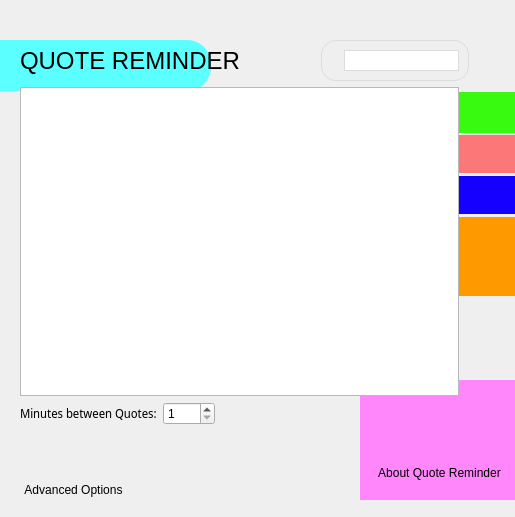
<?xml version="1.0" encoding="UTF-8"?>
<ui version="4.0">
 <class>MainWindow</class>
 <widget class="QMainWindow" name="MainWindow">
  <property name="enabled">
   <bool>true</bool>
  </property>
  <property name="geometry">
   <rect>
    <x>0</x>
    <y>0</y>
    <width>515</width>
    <height>517</height>
   </rect>
  </property>
  <property name="font">
   <font>
    <italic>false</italic>
    <strikeout>false</strikeout>
   </font>
  </property>
  <property name="windowTitle">
   <string>QuoteRemainder</string>
  </property>
  <property name="windowIcon">
   <iconset resource="resources.qrc">
    <normaloff>:/Icons/favicon.ico</normaloff>:/Icons/favicon.ico</iconset>
  </property>
  <property name="styleSheet">
   <string notr="true"/>
  </property>
  <property name="toolButtonStyle">
   <enum>Qt::ToolButtonIconOnly</enum>
  </property>
  <widget class="QWidget" name="centralwidget">
   <widget class="QWidget" name="layoutWidget">
    <property name="geometry">
     <rect>
      <x>20</x>
      <y>40</y>
      <width>485</width>
      <height>461</height>
     </rect>
    </property>
    <layout class="QGridLayout" name="gridLayout">
     <item row="0" column="0">
      <layout class="QHBoxLayout" name="horizontalLayout">
       <item alignment="Qt::AlignHCenter">
        <widget class="QLabel" name="QuoteLabel">
         <property name="font">
          <font>
           <pointsize>18</pointsize>
           <italic>false</italic>
           <strikeout>false</strikeout>
          </font>
         </property>
         <property name="text">
          <string>QUOTE REMINDER</string>
         </property>
         <property name="textFormat">
          <enum>Qt::AutoText</enum>
         </property>
        </widget>
       </item>
       <item>
        <spacer name="horizontalSpacer">
         <property name="orientation">
          <enum>Qt::Horizontal</enum>
         </property>
         <property name="sizeHint" stdset="0">
          <size>
           <width>100</width>
           <height>20</height>
          </size>
         </property>
        </spacer>
       </item>
       <item>
        <widget class="QFrame" name="frame">
         <property name="sizePolicy">
          <sizepolicy hsizetype="Preferred" vsizetype="Preferred">
           <horstretch>0</horstretch>
           <verstretch>0</verstretch>
          </sizepolicy>
         </property>
         <property name="styleSheet">
          <string notr="true">border: 1px solid #dadce0; border-radius: 15px;</string>
         </property>
         <property name="frameShape">
          <enum>QFrame::NoFrame</enum>
         </property>
         <property name="frameShadow">
          <enum>QFrame::Raised</enum>
         </property>
         <layout class="QHBoxLayout" name="horizontalLayout_3">
          <item>
           <widget class="QLabel" name="searchicon">
            <property name="enabled">
             <bool>true</bool>
            </property>
            <property name="font">
             <font>
              <kerning>true</kerning>
             </font>
            </property>
            <property name="styleSheet">
             <string notr="true">border: none</string>
            </property>
            <property name="frameShape">
             <enum>QFrame::NoFrame</enum>
            </property>
            <property name="lineWidth">
             <number>0</number>
            </property>
            <property name="text">
             <string/>
            </property>
            <property name="pixmap">
             <pixmap resource="resources.qrc">:/Icons/baseline_search_black_20.ico</pixmap>
            </property>
           </widget>
          </item>
          <item>
           <widget class="QLineEdit" name="SearchBar">
            <property name="minimumSize">
             <size>
              <width>115</width>
              <height>0</height>
             </size>
            </property>
            <property name="font">
             <font>
              <family>Noto Sans Display</family>
             </font>
            </property>
            <property name="frame">
             <bool>false</bool>
            </property>
            <property name="clearButtonEnabled">
             <bool>false</bool>
            </property>
           </widget>
          </item>
         </layout>
        </widget>
       </item>
       <item>
        <spacer name="horizontalSpacer_2">
         <property name="orientation">
          <enum>Qt::Horizontal</enum>
         </property>
         <property name="sizeHint" stdset="0">
          <size>
           <width>60</width>
           <height>20</height>
          </size>
         </property>
        </spacer>
       </item>
       <item>
        <layout class="QHBoxLayout" name="horizontalLayout_2"/>
       </item>
      </layout>
     </item>
     <item row="1" column="0">
      <layout class="QHBoxLayout" name="horizontalLayout_4">
       <item>
        <widget class="QListView" name="ListView">
         <property name="font">
          <font>
           <family>Noto Sans Display</family>
           <pointsize>11</pointsize>
           <italic>false</italic>
           <strikeout>false</strikeout>
          </font>
         </property>
         <property name="editTriggers">
          <set>QAbstractItemView::EditKeyPressed</set>
         </property>
         <property name="dragEnabled">
          <bool>false</bool>
         </property>
         <property name="dragDropMode">
          <enum>QAbstractItemView::NoDragDrop</enum>
         </property>
         <property name="defaultDropAction">
          <enum>Qt::IgnoreAction</enum>
         </property>
         <property name="textElideMode">
          <enum>Qt::ElideNone</enum>
         </property>
         <property name="resizeMode">
          <enum>QListView::Adjust</enum>
         </property>
         <property name="spacing">
          <number>7</number>
         </property>
         <property name="wordWrap">
          <bool>true</bool>
         </property>
        </widget>
       </item>
       <item>
        <layout class="QVBoxLayout" name="verticalLayout_2">
         <item>
          <widget class="QPushButton" name="AddButton">
           <property name="text">
            <string/>
           </property>
           <property name="icon">
            <iconset resource="resources.qrc">
             <normaloff>:/Icons/add_FILL0_wght400_GRAD0_opsz24.png</normaloff>:/Icons/add_FILL0_wght400_GRAD0_opsz24.png</iconset>
           </property>
           <property name="iconSize">
            <size>
             <width>16</width>
             <height>25</height>
            </size>
           </property>
           <property name="flat">
            <bool>true</bool>
           </property>
          </widget>
         </item>
         <item>
          <widget class="QPushButton" name="RemoveButton">
           <property name="text">
            <string/>
           </property>
           <property name="icon">
            <iconset resource="resources.qrc">
             <normaloff>:/Icons/remove_FILL0_wght400_GRAD0_opsz24.png</normaloff>:/Icons/remove_FILL0_wght400_GRAD0_opsz24.png</iconset>
           </property>
           <property name="iconSize">
            <size>
             <width>15</width>
             <height>25</height>
            </size>
           </property>
           <property name="flat">
            <bool>true</bool>
           </property>
          </widget>
         </item>
         <item>
          <widget class="QPushButton" name="EditButton">
           <property name="text">
            <string/>
           </property>
           <property name="icon">
            <iconset resource="resources.qrc">
             <normaloff>:/Icons/edit.png</normaloff>:/Icons/edit.png</iconset>
           </property>
           <property name="iconSize">
            <size>
             <width>16</width>
             <height>25</height>
            </size>
           </property>
           <property name="flat">
            <bool>true</bool>
           </property>
          </widget>
         </item>
         <item>
          <widget class="QPushButton" name="UpButton">
           <property name="text">
            <string/>
           </property>
           <property name="icon">
            <iconset resource="resources.qrc">
             <normaloff>:/Icons/expand_less_FILL0_wght400_GRAD0_opsz24.png</normaloff>:/Icons/expand_less_FILL0_wght400_GRAD0_opsz24.png</iconset>
           </property>
           <property name="iconSize">
            <size>
             <width>16</width>
             <height>25</height>
            </size>
           </property>
           <property name="flat">
            <bool>true</bool>
           </property>
          </widget>
         </item>
         <item>
          <widget class="QPushButton" name="DownButton">
           <property name="text">
            <string/>
           </property>
           <property name="icon">
            <iconset resource="resources.qrc">
             <normaloff>:/Icons/keyboard_arrow_down_FILL0_wght400_GRAD0_opsz24.png</normaloff>:/Icons/keyboard_arrow_down_FILL0_wght400_GRAD0_opsz24.png</iconset>
           </property>
           <property name="iconSize">
            <size>
             <width>16</width>
             <height>25</height>
            </size>
           </property>
           <property name="flat">
            <bool>true</bool>
           </property>
          </widget>
         </item>
         <item>
          <spacer name="verticalSpacer">
           <property name="orientation">
            <enum>Qt::Vertical</enum>
           </property>
           <property name="sizeHint" stdset="0">
            <size>
             <width>20</width>
             <height>40</height>
            </size>
           </property>
          </spacer>
         </item>
        </layout>
       </item>
      </layout>
     </item>
     <item row="2" column="0">
      <layout class="QHBoxLayout" name="horizontalLayout_7">
       <item>
        <layout class="QVBoxLayout" name="verticalLayout_9">
         <item>
          <layout class="QHBoxLayout" name="horizontalLayout_11">
           <item>
            <widget class="QLabel" name="MinutesLabel">
             <property name="font">
              <font>
               <family>Noto Sans Display</family>
               <italic>false</italic>
               <strikeout>false</strikeout>
              </font>
             </property>
             <property name="text">
              <string>Minutes between Quotes:</string>
             </property>
            </widget>
           </item>
           <item>
            <widget class="QSpinBox" name="MinutesSpinBox">
             <property name="maximumSize">
              <size>
               <width>52</width>
               <height>16777215</height>
              </size>
             </property>
             <property name="minimum">
              <number>1</number>
             </property>
             <property name="maximum">
              <number>9999</number>
             </property>
            </widget>
           </item>
          </layout>
         </item>
         <item>
          <spacer name="verticalSpacer_2">
           <property name="orientation">
            <enum>Qt::Vertical</enum>
           </property>
           <property name="sizeType">
            <enum>QSizePolicy::Fixed</enum>
           </property>
           <property name="sizeHint" stdset="0">
            <size>
             <width>20</width>
             <height>48</height>
            </size>
           </property>
          </spacer>
         </item>
         <item>
          <layout class="QVBoxLayout" name="verticalLayout_7">
           <item>
            <layout class="QHBoxLayout" name="horizontalLayout_6">
             <item>
              <widget class="QPushButton" name="OptionsButton">
               <property name="maximumSize">
                <size>
                 <width>120</width>
                 <height>16777215</height>
                </size>
               </property>
               <property name="text">
                <string>Advanced Options</string>
               </property>
               <property name="iconSize">
                <size>
                 <width>8</width>
                 <height>8</height>
                </size>
               </property>
               <property name="flat">
                <bool>true</bool>
               </property>
              </widget>
             </item>
             <item>
              <spacer name="horizontalSpacer_5">
               <property name="orientation">
                <enum>Qt::Horizontal</enum>
               </property>
               <property name="sizeType">
                <enum>QSizePolicy::Expanding</enum>
               </property>
               <property name="sizeHint" stdset="0">
                <size>
                 <width>180</width>
                 <height>20</height>
                </size>
               </property>
              </spacer>
             </item>
            </layout>
           </item>
          </layout>
         </item>
        </layout>
       </item>
       <item>
        <spacer name="horizontalSpacer_4">
         <property name="orientation">
          <enum>Qt::Horizontal</enum>
         </property>
         <property name="sizeType">
          <enum>QSizePolicy::Preferred</enum>
         </property>
         <property name="sizeHint" stdset="0">
          <size>
           <width>273</width>
           <height>20</height>
          </size>
         </property>
        </spacer>
       </item>
       <item>
        <layout class="QVBoxLayout" name="verticalLayout_5">
         <item>
          <layout class="QVBoxLayout" name="verticalLayout_4">
           <item>
            <widget class="QPushButton" name="DonateButton">
             <property name="text">
              <string/>
             </property>
             <property name="icon">
              <iconset resource="resources.qrc">
               <normaloff>:/Icons/Paypal.png</normaloff>:/Icons/Paypal.png</iconset>
             </property>
             <property name="iconSize">
              <size>
               <width>155</width>
               <height>72</height>
              </size>
             </property>
             <property name="flat">
              <bool>true</bool>
             </property>
            </widget>
           </item>
          </layout>
         </item>
         <item>
          <layout class="QHBoxLayout" name="horizontalLayout_5">
           <item>
            <spacer name="horizontalSpacer_3">
             <property name="orientation">
              <enum>Qt::Horizontal</enum>
             </property>
             <property name="sizeHint" stdset="0">
              <size>
               <width>40</width>
               <height>20</height>
              </size>
             </property>
            </spacer>
           </item>
           <item>
            <widget class="QPushButton" name="AboutButton">
             <property name="text">
              <string>About Quote Reminder</string>
             </property>
             <property name="flat">
              <bool>true</bool>
             </property>
            </widget>
           </item>
          </layout>
         </item>
        </layout>
       </item>
      </layout>
     </item>
    </layout>
   </widget>
   <widget class="QFrame" name="frame_2">
    <property name="geometry">
     <rect>
      <x>-130</x>
      <y>40</y>
      <width>341</width>
      <height>51</height>
     </rect>
    </property>
    <property name="styleSheet">
     <string notr="true">background-color: #5cffff; border-radius: 24px;</string>
    </property>
    <property name="frameShape">
     <enum>QFrame::StyledPanel</enum>
    </property>
    <property name="frameShadow">
     <enum>QFrame::Raised</enum>
    </property>
   </widget>
   <widget class="QFrame" name="frame_3">
    <property name="geometry">
     <rect>
      <x>400</x>
      <y>92</y>
      <width>164</width>
      <height>41</height>
     </rect>
    </property>
    <property name="styleSheet">
     <string notr="true">background-color: #38fa11; border-radius: 19px;</string>
    </property>
    <property name="frameShape">
     <enum>QFrame::StyledPanel</enum>
    </property>
    <property name="frameShadow">
     <enum>QFrame::Raised</enum>
    </property>
   </widget>
   <widget class="QFrame" name="frame_5">
    <property name="geometry">
     <rect>
      <x>430</x>
      <y>135</y>
      <width>121</width>
      <height>38</height>
     </rect>
    </property>
    <property name="styleSheet">
     <string notr="true">background-color: #fc7777; border-radius: 19px;</string>
    </property>
    <property name="frameShape">
     <enum>QFrame::StyledPanel</enum>
    </property>
    <property name="frameShadow">
     <enum>QFrame::Raised</enum>
    </property>
   </widget>
   <widget class="QPushButton" name="CloseButton">
    <property name="geometry">
     <rect>
      <x>480</x>
      <y>10</y>
      <width>21</width>
      <height>21</height>
     </rect>
    </property>
    <property name="text">
     <string/>
    </property>
    <property name="icon">
     <iconset resource="resources.qrc">
      <normaloff>:/Icons/closeicon.png</normaloff>:/Icons/closeicon.png</iconset>
    </property>
    <property name="flat">
     <bool>true</bool>
    </property>
   </widget>
   <widget class="QFrame" name="frame_4">
    <property name="geometry">
     <rect>
      <x>360</x>
      <y>380</y>
      <width>178</width>
      <height>120</height>
     </rect>
    </property>
    <property name="font">
     <font>
      <italic>false</italic>
      <strikeout>false</strikeout>
      <kerning>false</kerning>
     </font>
    </property>
    <property name="styleSheet">
     <string notr="true">background-color: #ff87fb;</string>
    </property>
    <property name="frameShape">
     <enum>QFrame::NoFrame</enum>
    </property>
    <property name="frameShadow">
     <enum>QFrame::Plain</enum>
    </property>
   </widget>
   <widget class="QFrame" name="frame_6">
    <property name="geometry">
     <rect>
      <x>430</x>
      <y>176</y>
      <width>121</width>
      <height>38</height>
     </rect>
    </property>
    <property name="styleSheet">
     <string notr="true">background-color: #1500ff; border-radius: 19px;</string>
    </property>
    <property name="frameShape">
     <enum>QFrame::StyledPanel</enum>
    </property>
    <property name="frameShadow">
     <enum>QFrame::Raised</enum>
    </property>
   </widget>
   <widget class="QFrame" name="frame_7">
    <property name="geometry">
     <rect>
      <x>430</x>
      <y>217</y>
      <width>121</width>
      <height>79</height>
     </rect>
    </property>
    <property name="styleSheet">
     <string notr="true">background-color: #ff9900; border-radius: 19px;</string>
    </property>
    <property name="frameShape">
     <enum>QFrame::StyledPanel</enum>
    </property>
    <property name="frameShadow">
     <enum>QFrame::Raised</enum>
    </property>
   </widget>
   <zorder>frame_6</zorder>
   <zorder>frame_7</zorder>
   <zorder>frame_5</zorder>
   <zorder>frame_3</zorder>
   <zorder>frame_4</zorder>
   <zorder>frame_2</zorder>
   <zorder>layoutWidget</zorder>
   <zorder>CloseButton</zorder>
  </widget>
 </widget>
 <resources>
  <include location="resources.qrc"/>
 </resources>
 <connections/>
</ui>
